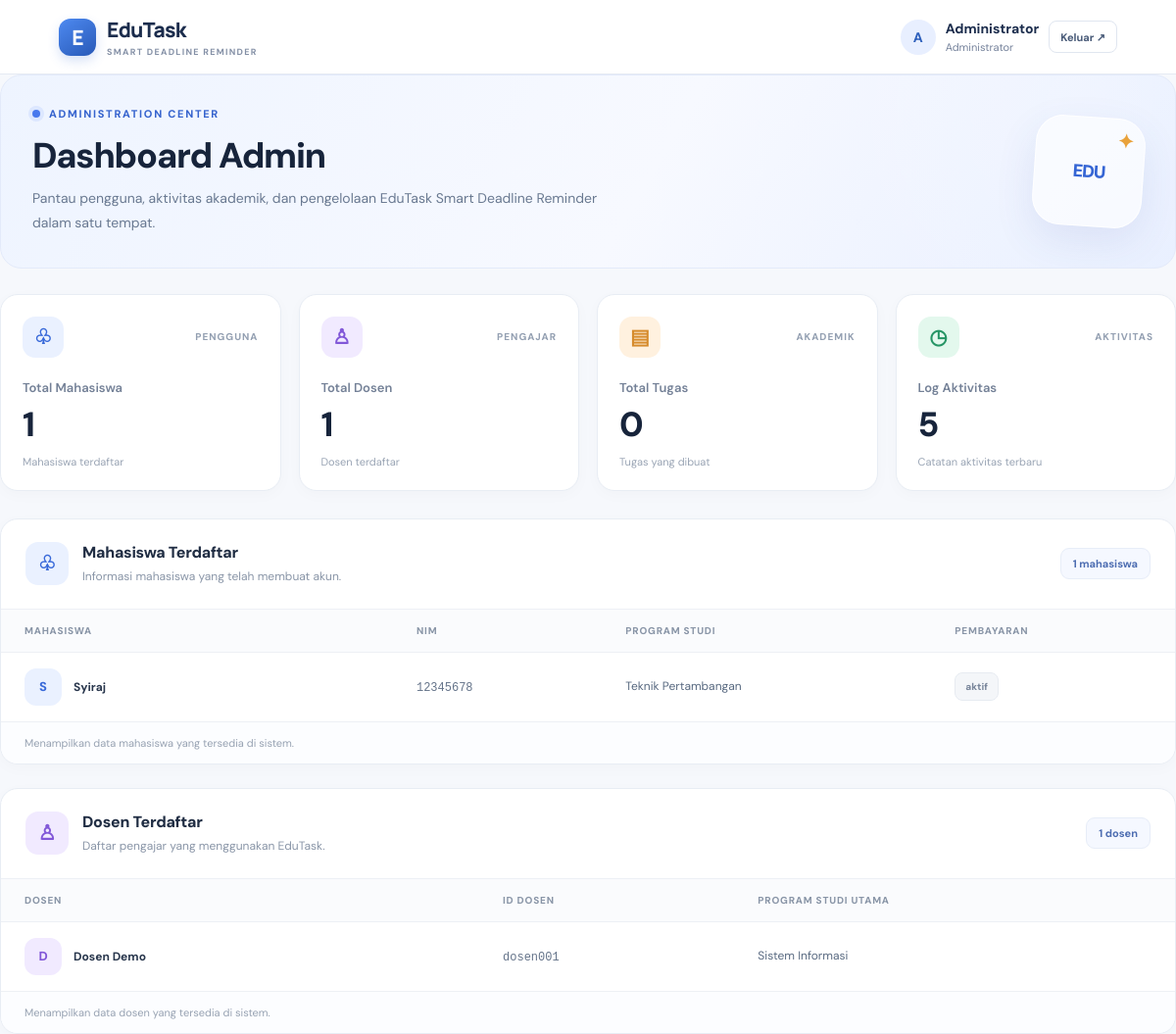
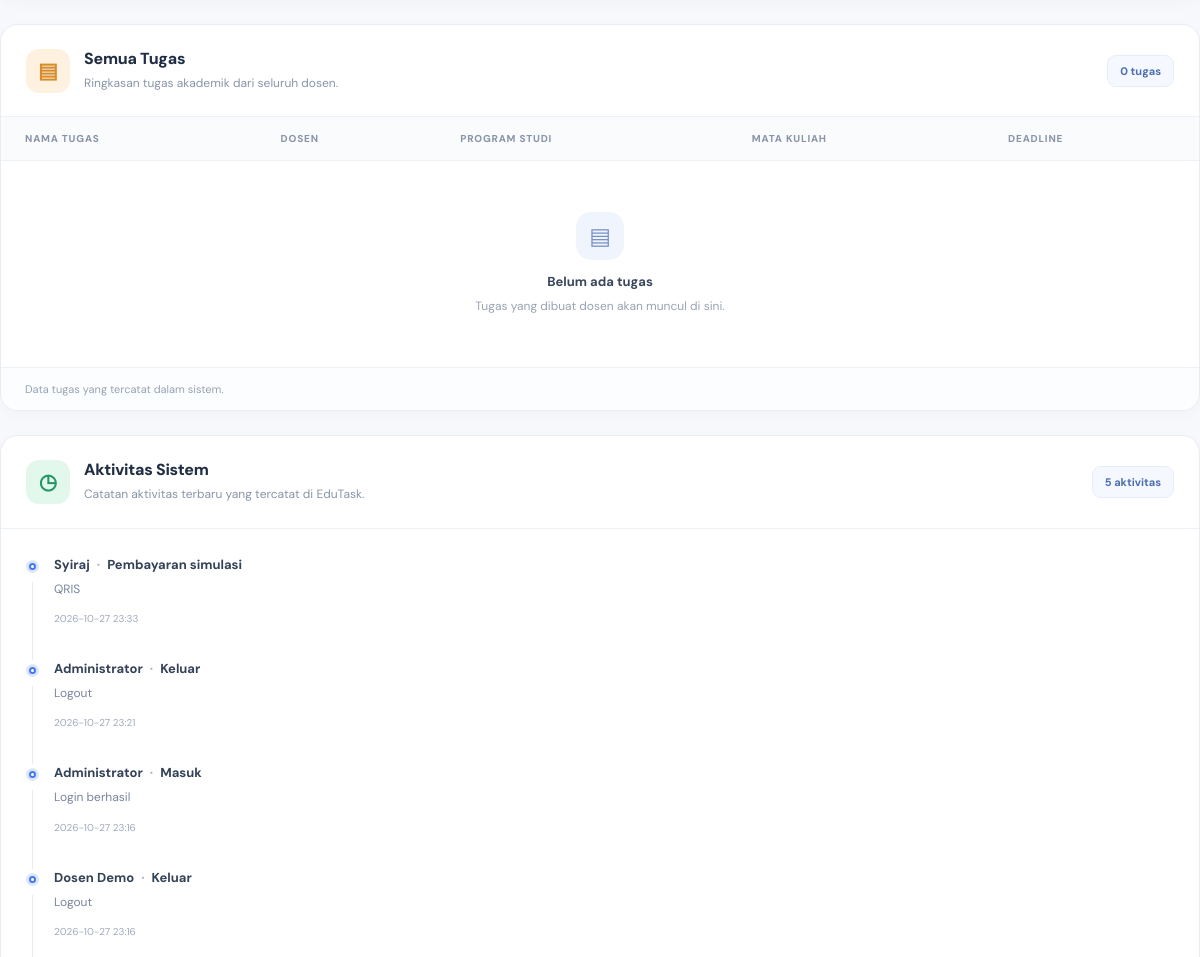
The app's page /admin (signed in, upper part), older data (2 pictures, top to bottom).
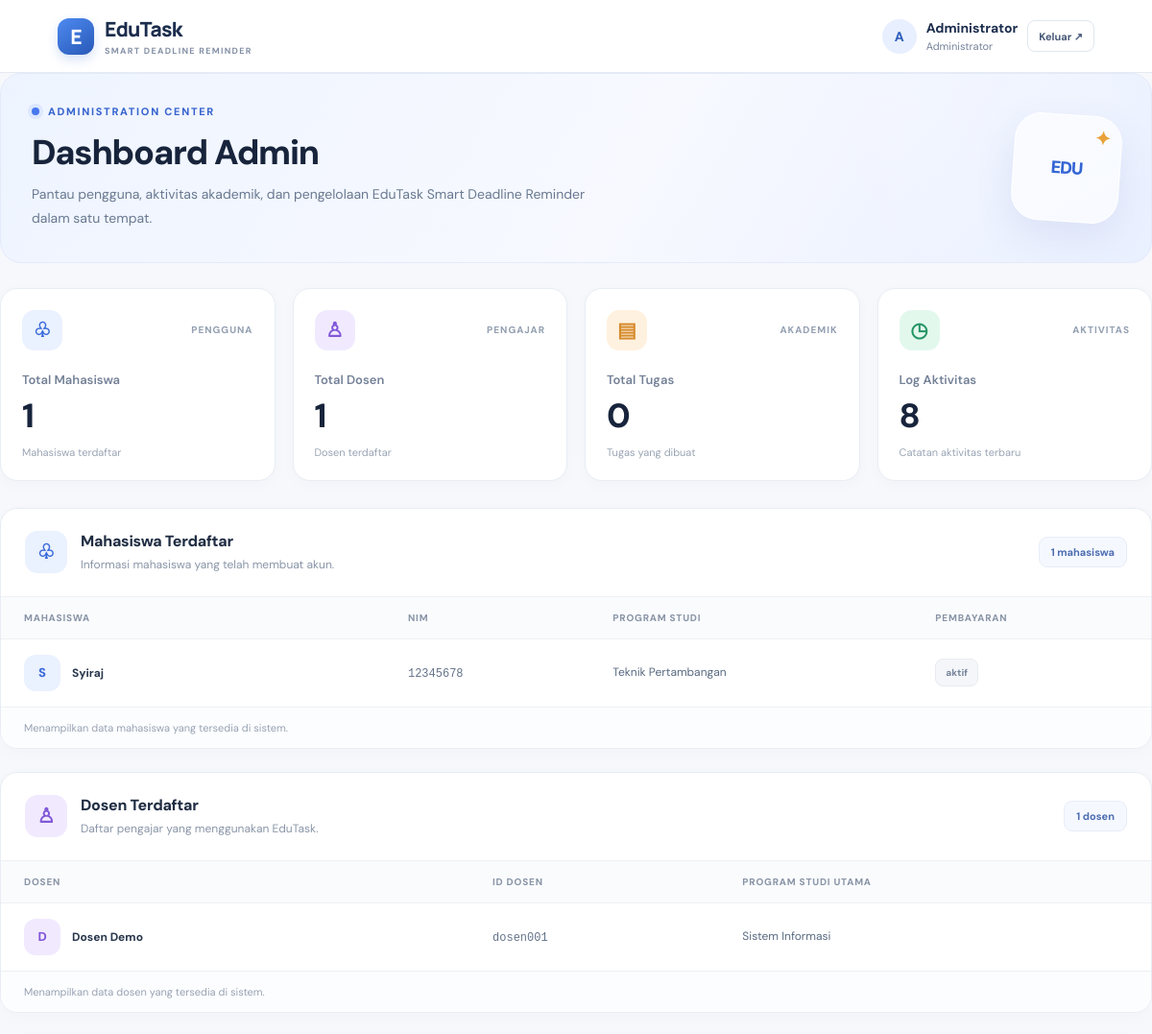
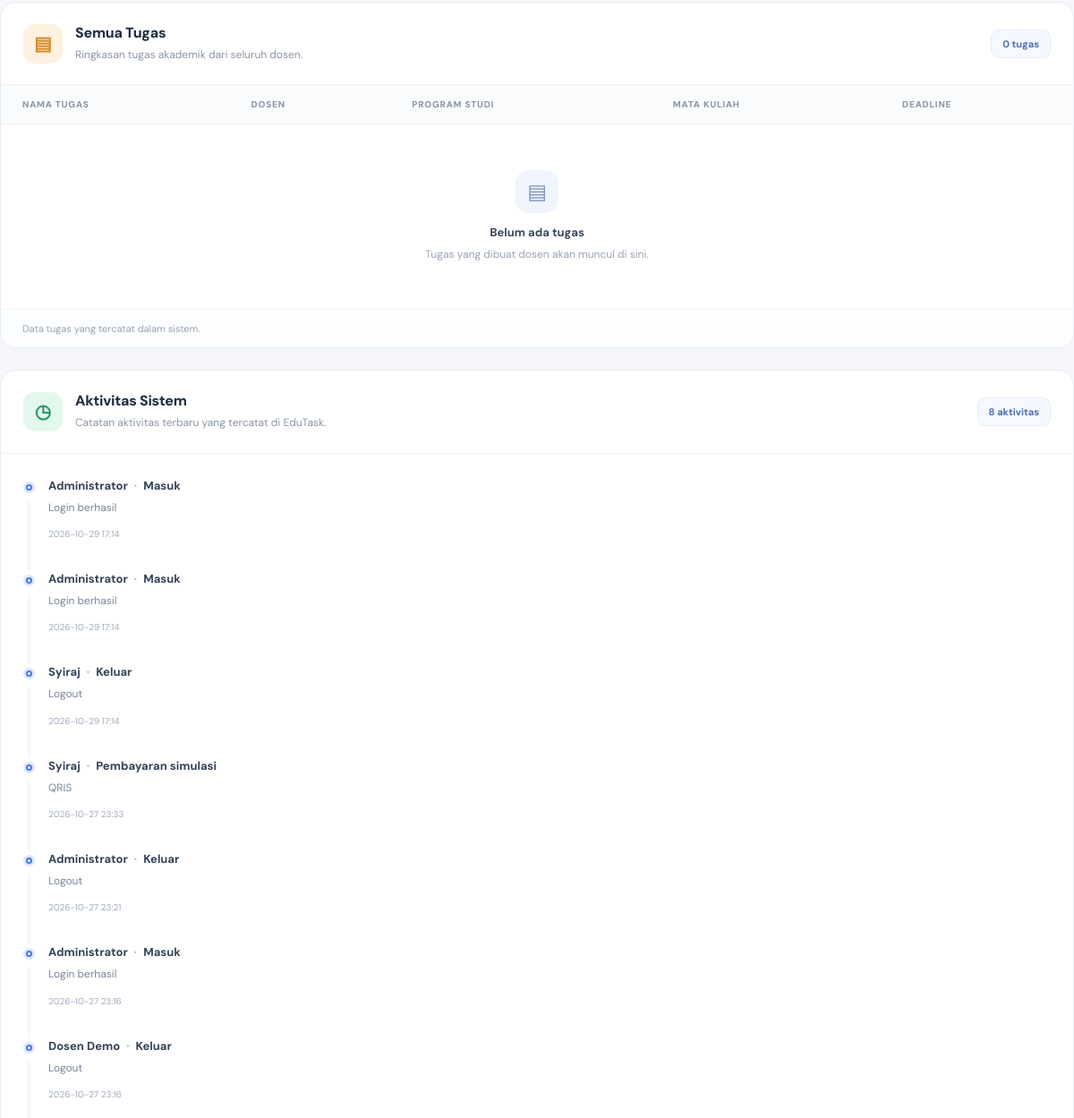
The same page, newer data (2 pictures, top to bottom).
### tables this page shows
CREATE TABLE users (
          id INTEGER PRIMARY KEY AUTOINCREMENT, name TEXT NOT NULL, prodi TEXT NOT NULL,
          nim TEXT UNIQUE NOT NULL, password_hash TEXT NOT NULL, role TEXT NOT NULL,
          payment_status TEXT NOT NULL DEFAULT 'aktif', created_at TEXT NOT NULL
        );

CREATE TABLE activity_logs (
          id INTEGER PRIMARY KEY AUTOINCREMENT, user_id INTEGER NOT NULL REFERENCES users(id) ON DELETE CASCADE,
          action TEXT NOT NULL, detail TEXT NOT NULL, created_at TEXT NOT NULL
        );

### app.py (the view)
@app.route("/admin")
def admin_dashboard():
    r = login_required("admin")
    if r:
        return r
    with db() as c:
        students = c.execute(
            'SELECT * FROM users WHERE role="mahasiswa" ORDER BY created_at DESC'
        ).fetchall()
        lecturers = c.execute(
            'SELECT * FROM users WHERE role="dosen" ORDER BY created_at DESC'
        ).fetchall()
        tasks = c.execute(
            "SELECT t.*,u.name lecturer_name FROM tasks t JOIN users u ON u.id=t.lecturer_id ORDER BY t.deadline DESC"
        ).fetchall()
        logs = c.execute(
            "SELECT l.*,u.name,u.nim FROM activity_logs l JOIN users u ON u.id=l.user_id ORDER BY l.created_at DESC LIMIT 100"
        ).fetchall()
    return render_template(
        "admin.html", students=students, lecturers=lecturers, tasks=tasks, logs=logs
    )

### app.py (called while the page is built)
def db():
    con = sqlite3.connect(DB_PATH)
    con.row_factory = sqlite3.Row
    con.execute("PRAGMA foreign_keys = ON")
    return con

def current_user():
    uid = session.get("user_id")
    if not uid:
        return None
    with db() as c:
        return c.execute("SELECT * FROM users WHERE id=?", (uid,)).fetchone()

def login_required(role=None):
    u = current_user()
    if not u:
        flash("Silakan masuk terlebih dahulu.", "error")
        return redirect(url_for("index"))
    if role and u["role"] != role:
        abort(403)
    return None

@app.context_processor
def common_context():
    u = current_user()
    return {
        "user": u,
        "today": date.today().isoformat(),
        "PRODI": PRODI,
        "COURSES": COURSES,
    }

### templates/admin.html (shortened to what this page needs)
{% extends "base.html" %}
{% block content %}
<div class="admin-page">
    <header class="admin-header">
        <div class="admin-header-content">
            <div class="admin-eyebrow">
                <span class="admin-eyebrow-dot"></span>
                ADMINISTRATION CENTER
            </div>
            <h1>Dashboard Admin</h1>
            <p>
                Pantau pengguna, aktivitas akademik, dan pengelolaan
                EduTask Smart Deadline Reminder dalam satu tempat.
            </p>
        </div>
        <div class="admin-header-icon" aria-hidden="true">
            <span>EDU</span>
            <span class="admin-header-icon-symbol">✦</span>
        </div>
    </header>
    <section class="admin-stats-grid" aria-label="Statistik aplikasi">
        <article class="admin-stat-card">
            <div class="admin-stat-top">
                <div class="admin-stat-icon admin-icon-blue">♧</div>
                <span class="admin-stat-label">PENGGUNA</span>
            </div>
            <p class="admin-stat-title">Total Mahasiswa</p>
            <div class="admin-stat-value">{{ students|length }}</div>
            <p class="admin-stat-caption">
                Mahasiswa terdaftar
            </p>
        </article>
        <article class="admin-stat-card">
            <div class="admin-stat-top">
                <div class="admin-stat-icon admin-icon-purple">♙</div>
                <span class="admin-stat-label">PENGAJAR</span>
            </div>
            <p class="admin-stat-title">Total Dosen</p>
            <div class="admin-stat-value">{{ lecturers|length }}</div>
            <p class="admin-stat-caption">
                Dosen terdaftar
            </p>
        </article>
        <article class="admin-stat-card">
            <div class="admin-stat-top">
                <div class="admin-stat-icon admin-icon-orange">▤</div>
                <span class="admin-stat-label">AKADEMIK</span>
            </div>
            <p class="admin-stat-title">Total Tugas</p>
            <div class="admin-stat-value">{{ tasks|length }}</div>
            <p class="admin-stat-caption">
                Tugas yang dibuat
            </p>
        </article>
        <article class="admin-stat-card">
            <div class="admin-stat-top">
                <div class="admin-stat-icon admin-icon-green">◷</div>
                <span class="admin-stat-label">AKTIVITAS</span>
            </div>
            <p class="admin-stat-title">Log Aktivitas</p>
            <div class="admin-stat-value">{{ logs|length }}</div>
            <p class="admin-stat-caption">
                Catatan aktivitas terbaru
            </p>
        </article>
    </section>
    <section class="admin-panel">
        <div class="admin-panel-header">
            <div class="admin-panel-heading">
                <div class="admin-panel-symbol admin-icon-blue">♧</div>
                <div>
                    <h2>Mahasiswa Terdaftar</h2>
                    <p>Informasi mahasiswa yang telah membuat akun.</p>
                </div>
            </div>
            <span class="admin-count">
                {{ students|length }} mahasiswa
            </span>
        </div>
        <div class="admin-table-wrap">
            <table class="admin-table">
                <thead>
                    <tr>
                        <th>MAHASISWA</th>
                        <th>NIM</th>
                        <th>PROGRAM STUDI</th>
                        <th>PEMBAYARAN</th>
                    </tr>
                </thead>
                <tbody>
                    {% for s in students %}
                    <tr>
                        <td>
                            <div class="admin-person">
                                <div class="admin-avatar admin-avatar-blue">
                                    {{ (s.name or 'M')[0]|upper }}
                                </div>
                                <span class="admin-person-name">
                                    {{ s.name }}
                                </span>
                            </div>
                        </td>
                        <td>
                            <span class="admin-mono">{{ s.nim }}</span>
                        </td>
                        <td>
                            <span class="admin-prodi">{{ s.prodi }}</span>
                        </td>
                        <td>
                            {% set payment = (s.payment_status or '')|lower %}
                            {% if payment in ['paid', 'lunas', 'success', 'completed'] %}
                                <span class="admin-badge admin-badge-success">
                                    <span class="admin-badge-dot"></span>
                                    Lunas
                                </span>
                            {% elif payment in ['pending', 'menunggu', 'unpaid', 'belum bayar'] %}
                                <span class="admin-badge admin-badge-warning">
                                    <span class="admin-badge-dot"></span>
                                    Menunggu
                                </span>
                            {% else %}
                                <span class="admin-badge admin-badge-neutral">
                                    {{ s.payment_status or 'Belum diketahui' }}
                                </span>
                            {% endif %}
                        </td>
                    </tr>
                    {% endfor %}
                </tbody>
            </table>
        </div>
        <div class="admin-panel-footer">
            Menampilkan data mahasiswa yang tersedia di sistem.
        </div>
    </section>
    <section class="admin-panel">
        <div class="admin-panel-header">
            <div class="admin-panel-heading">
                <div class="admin-panel-symbol admin-icon-purple">♙</div>
                <div>
                    <h2>Dosen Terdaftar</h2>
                    <p>Daftar pengajar yang menggunakan EduTask.</p>
                </div>
            </div>
            <span class="admin-count">
                {{ lecturers|length }} dosen
            </span>
        </div>
        <div class="admin-table-wrap">
            <table class="admin-table">
                <thead>
                    <tr>
                        <th>DOSEN</th>
                        <th>ID DOSEN</th>
                        <th>PROGRAM STUDI UTAMA</th>
                    </tr>
                </thead>
                <tbody>
                    {% for d in lecturers %}
                    <tr>
                        <td>
                            <div class="admin-person">
                                <div class="admin-avatar admin-avatar-purple">
                                    {{ (d.name or 'D')[0]|upper }}
                                </div>
                                <span class="admin-person-name">
                                    {{ d.name }}
                                </span>
                            </div>
                        </td>
                        <td>
                            <span class="admin-mono">{{ d.nim }}</span>
                        </td>
                        <td>
                            <span class="admin-prodi">{{ d.prodi }}</span>
                        </td>
                    </tr>
                    {% endfor %}
                </tbody>
            </table>
        </div>
        <div class="admin-panel-footer">
            Menampilkan data dosen yang tersedia di sistem.
        </div>
    </section>
    <section class="admin-panel">
        <div class="admin-panel-header">
            <div class="admin-panel-heading">
                <div class="admin-panel-symbol admin-icon-orange">▤</div>
                <div>
                    <h2>Semua Tugas</h2>
                    <p>Ringkasan tugas akademik dari seluruh dosen.</p>
                </div>
            </div>
            <span class="admin-count">
                {{ tasks|length }} tugas
            </span>
        </div>
        <div class="admin-table-wrap">
            <table class="admin-table">
                <thead>
                    <tr>
                        <th>NAMA TUGAS</th>
                        <th>DOSEN</th>
                        <th>PROGRAM STUDI</th>
                        <th>MATA KULIAH</th>
                        <th>DEADLINE</th>
                    </tr>
                </thead>
                <tbody>
                    {% for t in tasks %}
                    <tr>
                        <td>
                            <span class="admin-task-title">{{ t.title }}</span>
                        </td>
                        <td>{{ t.lecturer_name }}</td>
                        <td>{{ t.prodi }}</td>
                        <td>{{ t.course }}</td>
                        <td>
                            <span class="admin-deadline">
                                ◷ {{ t.deadline }}
                            </span>
                        </td>
                    </tr>
                    {% else %}
                    <tr>
                        <td colspan="5">
                            <div class="admin-empty">
                                <span class="admin-empty-icon">▤</span>
                                <strong>Belum ada tugas</strong>
                                <p>Tugas yang dibuat dosen akan muncul di sini.</p>
                            </div>
                        </td>
                    </tr>
                    {% endfor %}
                </tbody>
            </table>
        </div>
        <div class="admin-panel-footer">
            Data tugas yang tercatat dalam sistem.
        </div>
    </section>
    <section class="admin-panel admin-activity-panel">
        <div class="admin-panel-header">
            <div class="admin-panel-heading">
                <div class="admin-panel-symbol admin-icon-green">◷</div>
                <div>
                    <h2>Aktivitas Sistem</h2>
                    <p>Catatan aktivitas terbaru yang tercatat di EduTask.</p>
                </div>
            </div>
            <span class="admin-count">
                {{ logs|length }} aktivitas
            </span>
        </div>
        <div class="admin-activity-list">
            {% for l in logs %}
            <article class="admin-activity-item">
                <div class="admin-activity-marker">
                    <span></span>
                </div>
                <div class="admin-activity-content">
                    <div class="admin-activity-title">
                        {{ l.name }} <span>·</span> {{ l.action }}
                    </div>
                    <p>{{ l.detail }}</p>
                    <time class="admin-activity-time">
                        {{ l.created_at[:16].replace('T', ' ') }}
                    </time>
                </div>
            </article>
            {% else %}
            <div class="admin-empty">
                <span class="admin-empty-icon">◷</span>
                <strong>Belum ada aktivitas</strong>
                <p>Aktivitas sistem akan ditampilkan jika tersedia.</p>
            </div>
            {% endfor %}
        </div>
    </section>
</div>
{% endblock %}

### templates/base.html (shortened to what this page needs)
<!DOCTYPE html><html lang="id"><head><link rel="stylesheet" href="{{ url_for('static', filename='style.css') }}"></head><body>
<header class="topbar"><a class="brand" href="{{ url_for('index') }}"><span class="brand-icon">E</span><span>EduTask<small>SMART DEADLINE REMINDER</small></span></a>{% if user %}<div class="top-user"><span class="avatar">{{ user['name'][0]|upper }}</span><span><b>{{ user['name'] }}</b><small>{{ {'mahasiswa':'Mahasiswa','dosen':'Dosen','admin':'Administrator'}[user['role']] }}</small></span><a class="btn btn-ghost btn-sm" href="{{ url_for('logout') }}">Keluar ↗</a></div>{% else %}<div class="top-links"><a href="{{ url_for('login') }}">Masuk</a><a class="btn btn-primary btn-sm" href="{{ url_for('m_register') }}">Mulai sekarang</a></div>{% endif %}</header>
{% if user and user["role"] in ["mahasiswa","dosen"] %}<div class="app-shell"><aside class="sidebar"><div class="side-label">MENU UTAMA</div>{% if user["role"]=="mahasiswa" %}<a class="side-link {% if request.endpoint=='m_dashboard' %}active{% endif %}"
   href="{{ url_for('m_dashboard') }}">▦ <span>Dashboard</span></a><a class="side-link {% if request.endpoint=='m_tasks' %}active{% endif %}"
   href="{{ url_for('m_tasks') }}">▤ <span>Tugas saya</span></a><a class="side-link {% if request.endpoint=='m_calendar' %}active{% endif %}"
   href="{{ url_for('m_calendar') }}">▦ <span>Kalender akademik</span></a><a class="side-link {% if request.endpoint=='m_notifications' %}active{% endif %}"
   href="{{ url_for('m_notifications') }}">♧ <span>Notifikasi</span></a><a class="side-link {% if request.endpoint=='m_history' %}active{% endif %}"
   href="{{ url_for('m_history') }}">◷ <span>Riwayat</span></a>{% else %}<a class="side-link {% if request.endpoint=='d_dashboard' %}active{% endif %}"
   href="{{ url_for('d_dashboard') }}">▦ <span>Dashboard</span></a><a class="side-link {% if request.endpoint=='d_tasks' %}active{% endif %}"
   href="{{ url_for('d_tasks') }}">▤ <span>Manajemen tugas</span></a><a class="side-link {% if request.endpoint=='d_calendar' %}active{% endif %}"
   href="{{ url_for('d_calendar') }}">▦ <span>Kalender akademik</span></a><a class="side-link {% if request.endpoint=='d_notifications' %}active{% endif %}"
   href="{{ url_for('d_notifications') }}">♧ <span>Notifikasi</span></a><a class="side-link {% if request.endpoint=='d_history' %}active{% endif %}"
   href="{{ url_for('d_history') }}">◷ <span>Riwayat aktivitas</span></a>{% endif %}<div class="sidebar-bottom"><div class="mini-logo">✦</div><b>Belajar lebih teratur</b><p>Atur tugas hari ini, raih target esok hari.</p></div></aside><main class="main-content">{% else %}<main class="public-main">{% endif %}
{% block content %}{% endblock %}</main></body></html>

Row changes from the older to the newer data that the page shows:
added activity_logs: name "Administrator", action "Masuk", detail "Login berhasil", created_at "2026-10-29 17:14"
added activity_logs: name "Administrator", action "Masuk", detail "Login berhasil", created_at "2026-10-29 17:14"
added activity_logs: name "Syiraj", action "Keluar", detail "Logout", created_at "2026-10-29 17:14"
Text that changed along with them:
{{ logs|length }}: "5" → "8"
